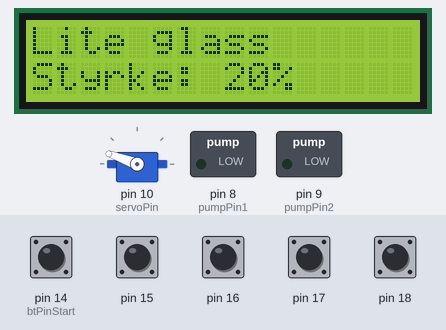
The sketch below on a simulated Arduino Uno, built with avr-gcc and run on an emulated ATmega328P. Parts: 16×2 character LCD, servo, switched loads named in the sketch (green lamp = pin HIGH). The test bench sets the inputs (shaded band); at power-on: pin 14 (btPinStart), pin 15–18 HIGH.

Above: at 1.2 s.
1.3 s: pin 18 pulled LOW for 0.15 s
At 1.49 s:
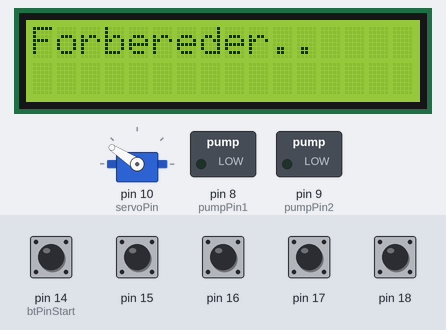
At 9.3 s:
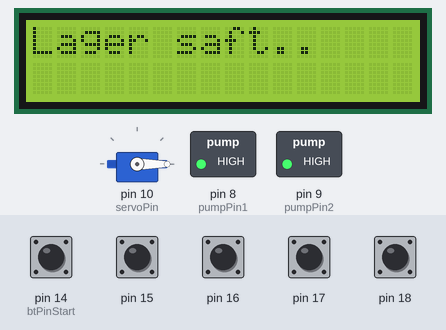
Timing chart, 0 to 44.5 s (numbered marks = the images above; inputs shaded):
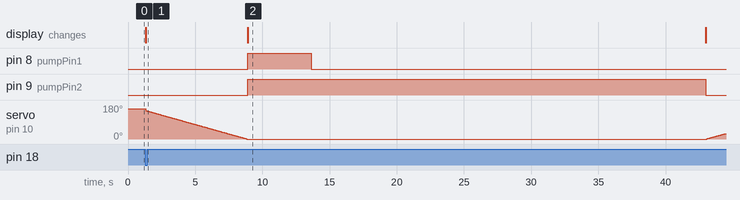

Measured:
- after the input at 1.3 s, pin 8 (pumpPin1): LOW → HIGH after 7.6 s, → LOW 4.7 s later; pin 9 (pumpPin2): LOW → HIGH after 7.6 s, → LOW 34.1 s later; the display: changes at once (image 1)

The sketch:

Satftmaskin_Endelig_v2.ino
```cpp
#include <LiquidCrystal.h>
#include <Servo.h>

// Definerer konstanter (Start for knappPin, antall knapper, pause mellom trykk, lcd-pins)
const int btPinStart = 14;
const int btCount = 5;
const int pauseLength = 500;
const int rs = 12, en = 11, d4 = 5, d5 = 4, d6 = 3, d7 = 2;
const int refTime = 0; // #### Ikke satt enda, men tiden [ms] det tar for pumpa og pumpe 2cl (vårt referansevolum) ####

// Definerer flere konstanter (PINs for pumper (transistor-krets) og servo)
const int pumpPin1 = 8;
const int pumpPin2 = 9;
const int servoPin = 10; //PWM pin

// Definerer variabler for volum og konsentrasjon, setter også startverdi.
int vol = 0;
int conc  = 20;

// Variabler tilknyttet pumpeegenskaper, basert på data fra testresultater
const float pMod1 = 22230; // Tiden det tar i [ms] for pumpe 1 og fylle opp 2 cl væske
const float pMod2 = 28500; // Tiden det tar i [ms] for pumpe 2 og fylle opp 2 cl væske
const float pMod3 = 4730; // Ekstra tid i [ms] for pumpe 1 sin "treghet"
const float pMod4 = 5600; // Ekstra tid i [ms] for pumpe 2 sin "treghet"

// btValues inneholder verdier om tilstanden til hhv. knappene volum opp, volum ned, konsentrasjon opp, konsentrasjon ned og start
int btValues[btCount];

// Setter opp LCD-display og servo
LiquidCrystal lcd(rs, en, d4, d5, d6, d7);
Servo myservo;

// Lager et array med tre elementer (tre typer glass)
String cupList[3] {
  "Lite", "Middels", "Stort"
};

int pos;


void setup() {
  // Setter opp serial. Kun for debug.
  Serial.begin(9600);


  // Setter opp LCD-display
  lcd.begin(16, 2);                                     // set up the LCD's number of columns and rows:

  // Setter opp pins for knapper til INPUT_PULLUP (INPUT_PULLUP kobler til intern høy-resistans motstand)
  for (int pinNumber=0; pinNumber<btCount; pinNumber++) {
    pinMode(btPinStart + pinNumber, INPUT_PULLUP);
  }

  // Setter opp pins for pumper til OUTPUT. (Sende av/på-verdi til transistorkrets)
  pinMode(pumpPin1, OUTPUT);
  pinMode(pumpPin2, OUTPUT);


  // Setter opp pin for servo og setter start-verdi for servo
  myservo.attach(servoPin);
  myservo.write(160);


}

void loop() {
  // Definerer et array med verdi for tilstandene til knappene
  int btValues[5];


  // Skriver oppdatert informasjon om volum og styrke til LCD
  lcd.clear();
  lcd.print(cupList[vol] + " glass");
  lcd.setCursor(0,1);
  lcd.print("Styrke: " + String(conc) + "%");


  // Leser av knappenes verdi og lagrer verdien i btValues[]
  for (int i=0; i<btCount;i++) {
    btValues[i] = digitalRead(btPinStart + i);
  }


  // KNAPP 0: Volum opp
  // KNAPP 1: Volum ned
  // KNAPP 2: Konsentrasjon opp
  // KNAPP 3: Konsentrasjon ned
  // KNAPP 4: Start

  // Øker verdien til volum om KNAPP 0 er trykt inne, verdien går ikke over 2.
  if (btValues[0] == LOW && vol < 2) {
    vol += 1;
    pause();
  }

  // Minker verdien til volum om KNAPP 1 er trykt inne, verdien blir ikke negativ.
  if (btValues[1] == LOW && vol > 0) {
    vol -= 1;
    pause();
  }

  // Øker verdien til konsentrasjonen om KNAPP 2 er trykt inne, verdien går ikke over 100
  if (btValues[2] == LOW && conc < 100) {
    conc  += 2;
    pause();
  }

  // Minker verdien til konsentrasjonen om KNAPP 3 er trykt inne, verdien blir ikke negativ.
  if (btValues[3] == LOW && conc  > 0) {
    conc -= 2;
    pause();
  }

  // Starter å lage saft
  if (btValues[4] == LOW) {
    juice();
  }

  delay(100);


}

void pause() {
  delay(pauseLength);
}


void juice() {

  // Definerer "1.00" som en float, for å unngå bugs
  float one = 1.00;

  // Definerer nyttige varibler basert på vol og conc
  float ratio_juice = conc/100; // Andel saft, desimaltall
  float ratio_water = one - ratio_juice; // Andel vann, desimaltall
  float n = pow(2, vol); // Antall enheter á 2 cl. Indeks {0,1,2} <=> Ant enheter {1,2,4} (Bruker 2-erpotenser)

  float tP1 = pMod1 * n * ratio_juice + pMod3; // Tiden pumpe 1 må stå på, med hensyn på vol og conc
  float tP2 = pMod2 * n * ratio_water + pMod4; // Tiden pumpe 2 må stå på, med hensyn på vol og conc


  // Skriver ny skjerm
  lcd.clear();
  lcd.setCursor(0,0);
  lcd.print("Forbereder..");


  // Flytter koppen tilbake
  servo_backward();


  // Skriver ny skjerm
  lcd.clear();
  lcd.setCursor(0,0);
  lcd.print("Lager saft..");


  // Skriver ny skjerm (KUN FOR DEBUG)
  //lcd.clear();
  //lcd.setCursor(0,0);
  //lcd.print("Pumpe 1: " + String(tP1));
  //lcd.setCursor(0,1);
  //lcd.print("Pumpe 2: " + String(tP2));


  // Skrur på pumpene
  digitalWrite(pumpPin1, HIGH);
  digitalWrite(pumpPin2, HIGH);

  if (tP2 > tP1) { // Om tiden "vannpumpa" skal stå på er større enn for "saftpumpa"
    // Venter så lenge som pumpe 1 skal være på
    delay(tP1);
    digitalWrite(pumpPin1, LOW); // Skrur av pumpe 1 (saftpumpa)

    //Venter så lenge som pumpe 2 ytterligere skal stå på (subtraherer tid allerede gått)
    delay(tP2-tP1);
    digitalWrite(pumpPin2, LOW); // Skrur av pumpe 2 (vannpumpa)
  }
  else { // Om tiden "saftpumpa" skal stå på er større enn for "vannpumpa" (eller om de er like, men da er rekkefølgen likegyldig)
    // Venter så lenge som pumpe 2 skal være på
    delay(tP2);
    digitalWrite(pumpPin2, LOW); // Skrur av pumpe 2 (vannpumpa)

    // Venter så lenge som pumpe 1 ytterligere skal stå på (subtraherer tid allerede gått)
    delay(tP1-tP2);
    digitalWrite(pumpPin1, LOW);

  }


  // Skriver ny skjerm
  lcd.clear();
  lcd.setCursor(0,0);
  lcd.print("Saften er ferdig!");

  servo_forward();


}


void servo_forward() { // Servoen skyver platået fremover
  for (pos = 0; pos <= 150; pos += 1) {
    myservo.write(pos);
    delay(50);
  }
}

void servo_backward() { // Servoen skyver platået bakover
  for (pos = 150; pos >= 0; pos -= 1) {
    myservo.write(pos);
    delay(50);
  }
}


void testpump1() { digitalWrite(pumpPin1, HIGH); } // Tester pumpe 1. (Kun for debug)

void testpump2() { digitalWrite(pumpPin2, HIGH); } // Tester pumpe 2. (Kun for debug)
```
